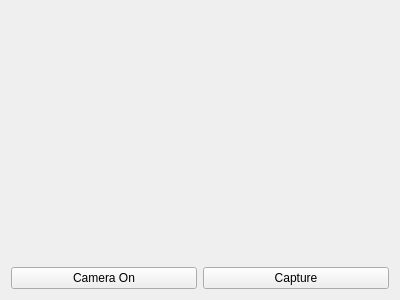
<?xml version="1.0" encoding="UTF-8"?>
<ui version="4.0">
 <class>Tab4_Camera</class>
 <widget class="QWidget" name="Tab4_Camera">
  <property name="geometry">
   <rect>
    <x>0</x>
    <y>0</y>
    <width>400</width>
    <height>300</height>
   </rect>
  </property>
  <property name="windowTitle">
   <string>Form</string>
  </property>
  <layout class="QVBoxLayout" name="verticalLayout" stretch="9,1">
   <item>
    <widget class="QLabel" name="pScreen">
     <property name="text">
      <string/>
     </property>
     <property name="scaledContents">
      <bool>true</bool>
     </property>
    </widget>
   </item>
   <item>
    <layout class="QHBoxLayout" name="horizontalLayout">
     <item>
      <widget class="QPushButton" name="pPBcam">
       <property name="text">
        <string>Camera On</string>
       </property>
       <property name="checkable">
        <bool>true</bool>
       </property>
      </widget>
     </item>
     <item>
      <widget class="QPushButton" name="pPBcapture">
       <property name="text">
        <string>Capture</string>
       </property>
      </widget>
     </item>
    </layout>
   </item>
  </layout>
 </widget>
 <resources/>
 <connections/>
</ui>
